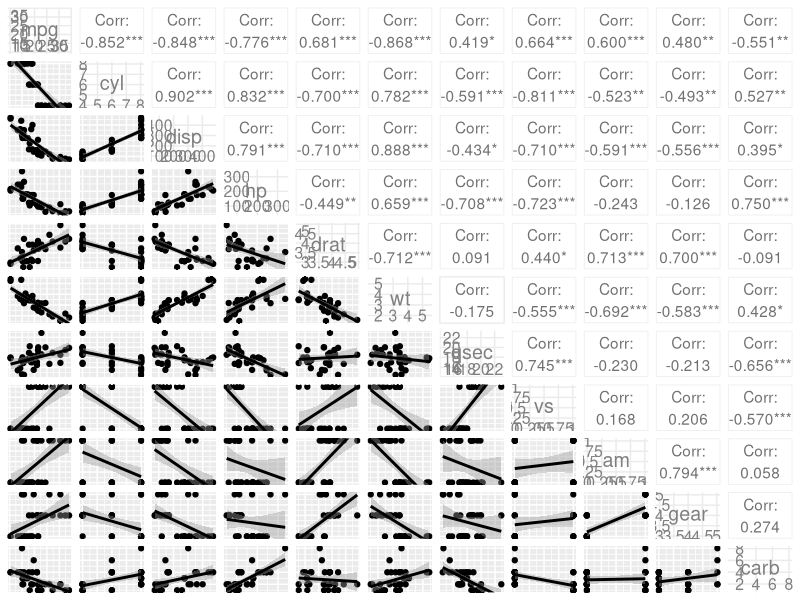
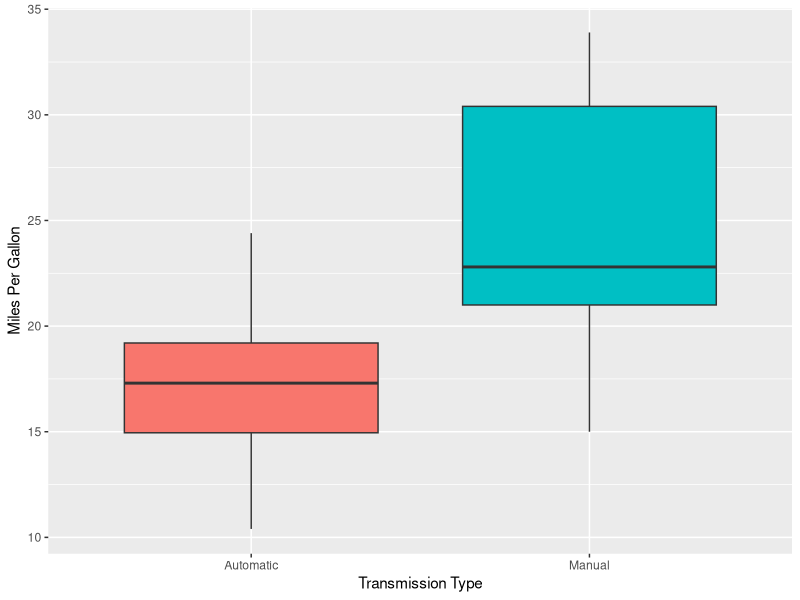
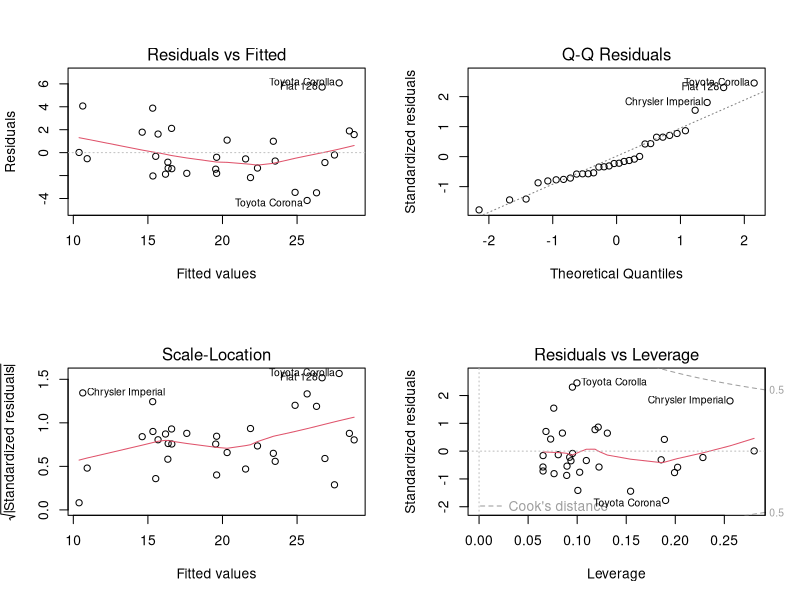

R code for these plots, in order:
## ---- chunk 1
require(ggplot2)
require(GGally)
data<-mtcars
## ---- chunk 2
g1 = ggpairs(data,lower=list(continuous="smooth"),axisLabels = "internal")+theme(axis.line=element_blank(),axis.text=element_blank(),axis.ticks=element_blank())
g1
## ---- chunk 3
data$am<-as.factor(data$am)
g2=ggplot(data,aes(y=mpg,x=am,fill=am))
g2=g2+geom_boxplot()+theme(legend.position = "none")
g2=g2+xlab("Transmission Type")+ylab("Miles Per Gallon")+scale_x_discrete(name ="Transmission Type", labels=c("Automatic","Manual"))
g2
## ---- chunk 4
data<-mtcars
fit1<-lm(mpg~.,data)

fit2<-lm(mpg~am,data=data)
summary(fit2)
## ---- chunk 5
# Nested Testing with variables added
# Variables added in order of largest to smallest abs(Corr) with mpg
# cyl and displacement are extremely correlated and only one is chosen
fit3<-update(fit2,mpg~am+wt)
fit4<-update(fit2,mpg~am+wt+cyl)
fit5<-update(fit2,mpg~am+wt+cyl+hp)
fit6<-update(fit2,mpg~am+wt+cyl+hp+drat)
fit7<-update(fit2,mpg~am+wt+cyl+hp+drat+factor(vs))
anova(fit1,fit2,fit3,fit4,fit5,fit6,fit7)
## ---- chunk 6
par(mfrow=c(2,2))
plot(fit4)
## ---- chunk 7
summary(fit4)
confint(fit4)
